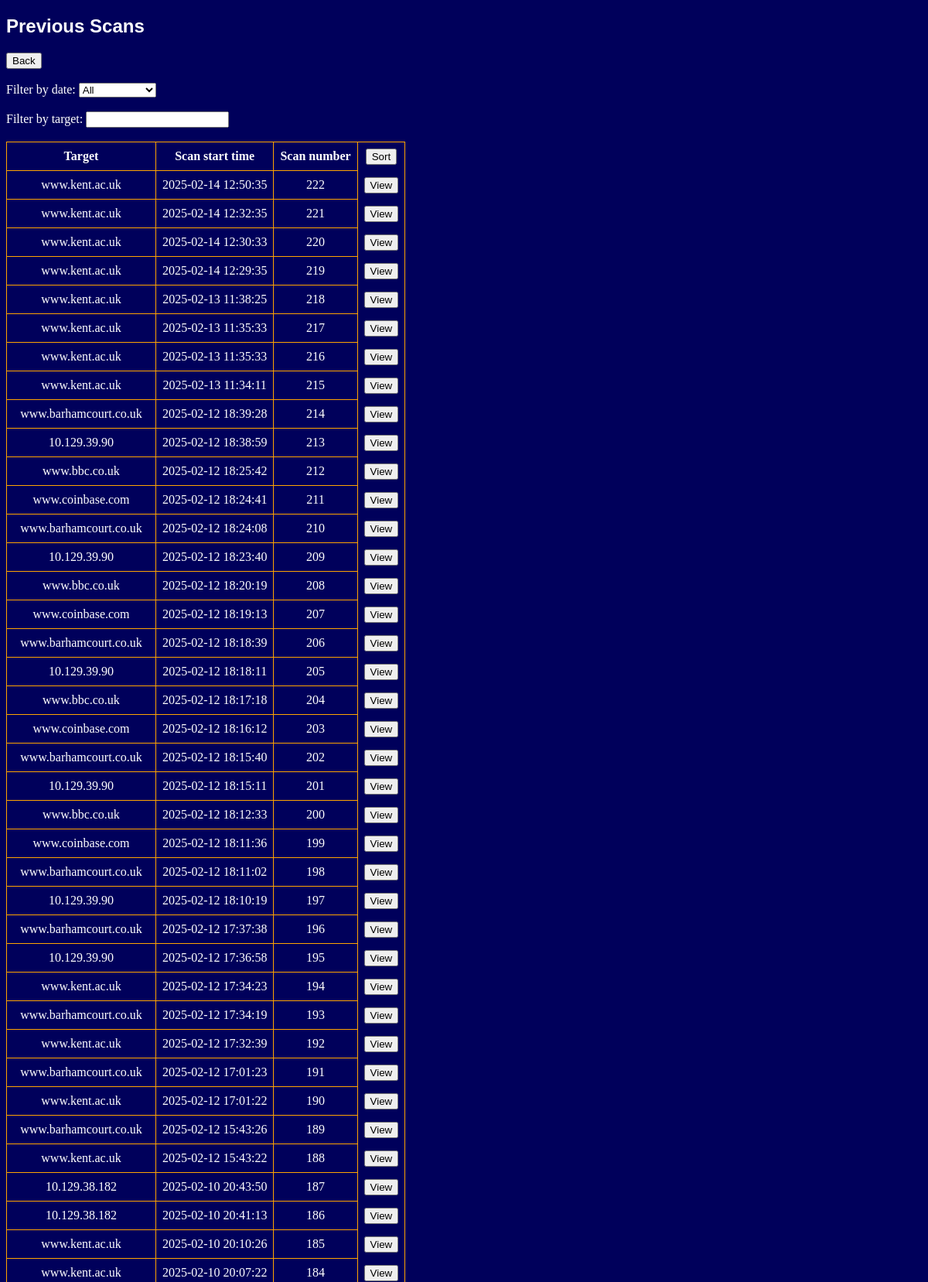
/previous-scans (upper part), run on the app's committed database.
### tables this page shows
CREATE TABLE "scan_results"
(
    target           TEXT not null,
    host_output      TEXT,
    nmap_output      TEXT,
    smbclient_output TEXT,
    ftp_result       TEXT,
    screenshot       TEXT,
    robots_output    TEXT,
    scan_start_time  TIMESTAMP default CURRENT_TIMESTAMP,
    ai_advice        TEXT,
    scan_num         integer
        constraint scan_results_pk
            primary key autoincrement,
    subdomains_found TEXT,
    dns_recon_output TEXT,
    webpages_found   TEXT,
    wpscan_output    TEXT
, metasploit_output TEXT);

### flaskr/__init__.py (the view)
    @app.route('/previous-scans', methods=['GET'])
    def previous_scans() -> str:
        db = get_db()
        scan_results = db.execute("SELECT * FROM scan_results").fetchall()
        results = [dict(row) for row in scan_results]
        return render_template('previous_scans.html', scan_results=results)

### flaskr/db.py (called while the page is built)
def get_db() -> sqlite3.Connection:
    g.db = sqlite3.connect(
        current_app.config['DATABASE'],
        detect_types=sqlite3.PARSE_DECLTYPES
    )
    g.db.row_factory = sqlite3.Row
    return g.db

### flaskr/templates/previous_scans.html (shortened to what this page needs)
<!DOCTYPE html>
<html lang="en">
<head>
    <link rel="stylesheet" href="../static/style/basic_style.css">
</head>
<body>
<h2>Previous Scans</h2>
<button onclick="window.location.href='/'">Back</button><br><br>
<label for="filter">Filter by date:</label>
<select id="filter" onchange="filterscan_results()">
    <option value="all">All</option>
</select><br><br>
<label for="targetFilter">Filter by target:</label>
<input type="text" id="targetFilter" oninput="filterscan_results()"><br><br>
<table border="1" id="scansTable">
    <thead>
    <tr>
        <th>Target</th>
        <th>Scan start time</th>
        <th>Scan number</th>
        <th class="button-cell" style="border: none">
            <button id="sortButton" onclick="toggleSort()">Sort</button>
        </th>
    </tr>
    </thead>
    <tbody>
    {% for result in scan_results %}
    <tr>
        <td>{{ result['target'] }}</td>
        <td>{{ result['scan_start_time'] }}</td>
        <td>{{ result['scan_num'] }}</td>
        <td class="button-cell">
            <form action="{{ url_for('view_single_previous_scan') }}" method="post">
                <button type="submit">View</button>
            </form>
        </td>
    </tr>
    {% endfor %}
    </tbody>
</table>
</body>
</html>

### flaskr/static/style/basic_style.css (style rules this page uses)
input[type='file'], #files-list, h2, h3, h4, p { color: white; font-family: "Aeonik Pro", sans-serif; }
body { background-color: #00005B; }
table { border-collapse: collapse; border-color: #FFA400; }
th, td { padding: 8px; text-align: center; border-color: #FFA400; color: white; }
label { color: white; }
.button-cell { border: none; }

### data on the page
scan_results: target "www.kent.ac.uk", scan_start_time "2025-02-10 20:07:22", scan_num "184"
scan_results: target "www.kent.ac.uk", scan_start_time "2025-02-10 20:10:26", scan_num "185"
scan_results: target "10.129.38.182", scan_start_time "2025-02-10 20:41:13", scan_num "186"
scan_results: target "10.129.38.182", scan_start_time "2025-02-10 20:43:50", scan_num "187"
scan_results: target "www.kent.ac.uk", scan_start_time "2025-02-12 15:43:22", scan_num "188"
scan_results: target "www.barhamcourt.co.uk", scan_start_time "2025-02-12 15:43:26", scan_num "189"
scan_results: target "www.kent.ac.uk", scan_start_time "2025-02-12 17:01:22", scan_num "190"
scan_results: target "www.barhamcourt.co.uk", scan_start_time "2025-02-12 17:01:23", scan_num "191"
scan_results: target "www.kent.ac.uk", scan_start_time "2025-02-12 17:32:39", scan_num "192"
scan_results: target "www.barhamcourt.co.uk", scan_start_time "2025-02-12 17:34:19", scan_num "193"
scan_results: target "www.kent.ac.uk", scan_start_time "2025-02-12 17:34:23", scan_num "194"
scan_results: target "10.129.39.90", scan_start_time "2025-02-12 17:36:58", scan_num "195"
scan_results: target "www.barhamcourt.co.uk", scan_start_time "2025-02-12 17:37:38", scan_num "196"
scan_results: target "10.129.39.90", scan_start_time "2025-02-12 18:10:19", scan_num "197"
scan_results: target "www.barhamcourt.co.uk", scan_start_time "2025-02-12 18:11:02", scan_num "198"
scan_results: target "www.coinbase.com", scan_start_time "2025-02-12 18:11:36", scan_num "199"
scan_results: target "www.bbc.co.uk", scan_start_time "2025-02-12 18:12:33", scan_num "200"
scan_results: target "10.129.39.90", scan_start_time "2025-02-12 18:15:11", scan_num "201"
scan_results: target "www.barhamcourt.co.uk", scan_start_time "2025-02-12 18:15:40", scan_num "202"
scan_results: target "www.coinbase.com", scan_start_time "2025-02-12 18:16:12", scan_num "203"
scan_results: target "www.bbc.co.uk", scan_start_time "2025-02-12 18:17:18", scan_num "204"
scan_results: target "10.129.39.90", scan_start_time "2025-02-12 18:18:11", scan_num "205"
scan_results: target "www.barhamcourt.co.uk", scan_start_time "2025-02-12 18:18:39", scan_num "206"
scan_results: target "www.coinbase.com", scan_start_time "2025-02-12 18:19:13", scan_num "207"
scan_results: target "www.bbc.co.uk", scan_start_time "2025-02-12 18:20:19", scan_num "208"
scan_results: target "10.129.39.90", scan_start_time "2025-02-12 18:23:40", scan_num "209"
scan_results: target "www.barhamcourt.co.uk", scan_start_time "2025-02-12 18:24:08", scan_num "210"
scan_results: target "www.coinbase.com", scan_start_time "2025-02-12 18:24:41", scan_num "211"
scan_results: target "www.bbc.co.uk", scan_start_time "2025-02-12 18:25:42", scan_num "212"
scan_results: target "10.129.39.90", scan_start_time "2025-02-12 18:38:59", scan_num "213"
scan_results: target "www.barhamcourt.co.uk", scan_start_time "2025-02-12 18:39:28", scan_num "214"
scan_results: target "www.kent.ac.uk", scan_start_time "2025-02-13 11:34:11", scan_num "215"
scan_results: target "www.kent.ac.uk", scan_start_time "2025-02-13 11:35:33", scan_num "216"
scan_results: target "www.kent.ac.uk", scan_start_time "2025-02-13 11:35:33", scan_num "217"
scan_results: target "www.kent.ac.uk", scan_start_time "2025-02-13 11:38:25", scan_num "218"
scan_results: target "www.kent.ac.uk", scan_start_time "2025-02-14 12:29:35", scan_num "219"
scan_results: target "www.kent.ac.uk", scan_start_time "2025-02-14 12:30:33", scan_num "220"
scan_results: target "www.kent.ac.uk", scan_start_time "2025-02-14 12:32:35", scan_num "221"
scan_results: target "www.kent.ac.uk", scan_start_time "2025-02-14 12:50:35", scan_num "222"
